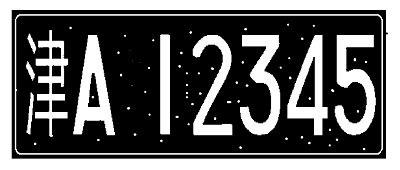
#> input picture U4/plate02.png, 400 x 170 px
$ python '图像的腐蚀.py'
#> lines starting #> are read from the running program, lines starting #| are printed output that depends on the picture; after the words box and inside, x2 and y2 are one past the last pixel; in counts of white or black regions, pixels touching at a corner belong together
import cv2 as cv
import numpy as np

img = cv.imread('./plate02.png',0)
#> img is the input picture: shape (170, 400); min 0, max 255, mean 96.2

# 二值化
ret,img1 = cv.threshold(img,127,255,cv.THRESH_BINARY)
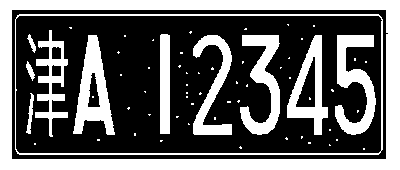
#> img1: shape (170, 400); 38% white; 65 white regions (53 under 20 px), largest, box (x1, y1, x2, y2) and area: (0, 0, 400, 170) 12272, (73, 35, 115, 135) 1982, (335, 35, 376, 135) 1944
# 建立结构元，注意结构元不能出现0值,不建议默认为3*3
kernel = np.ones((3,3),np.float32)
# 腐蚀操作   去除白噪声，断连
erosion = cv.erode(img1,kernel,iterations=1)
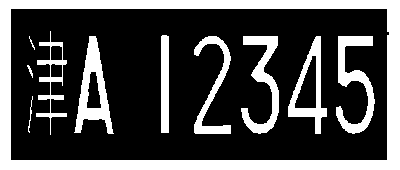
#> erosion: shape (170, 400); 28.8% white; 11 white regions, largest, box (x1, y1, x2, y2) and area: (0, 0, 400, 170) 11218, (74, 36, 114, 134) 1569, (336, 36, 375, 134) 1496
# 膨胀操作
dilation = cv.dilate(img,kernel)
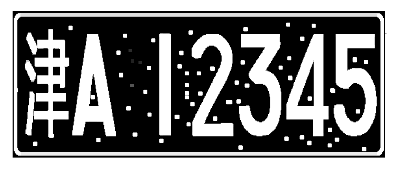
#> dilation: shape (170, 400); min 0, max 255, mean 121.6
# iterations=1代表操作一次

cv.imshow('img',img)
cv.imshow('erode',erosion)
cv.imshow('dilate',dilation)
cv.waitKey(0)
cv.destroyAllWindows()

# OpenCV定义的结构元素
# kernel = cv.getStructuringElement(cv.MORPH_RECT,(3,3))
# 腐蚀图像
# eroded = cv.erode(img,kernel)
# 显示腐蚀后的图像
# cv.imshow("Eroded Image",eroded)

# # 膨胀图像
# dilated = cv.dilate(img, kernel)
# # 显示膨胀后的图像
# cv.imshow("Dilated Image", dilated);
# # 原图像
# cv.imshow("Origin", img)
#
# # NumPy定义的结构元素
# NpKernel = np.uint8(np.ones((3, 3)))
# Nperoded = cv.erode(img, NpKernel)
# # 显示腐蚀后的图像
# cv.imshow("Eroded by NumPy kernel", Nperoded);

# cv.waitKey(0)
# cv.destroyAllWindows()


'''
import cv2
import numpy as np

# 1.腐蚀与膨胀
img = cv2.imread('j.png', 0)
kernel = np.ones((5, 5), np.uint8)
erosion = cv2.erode(img, kernel)  # 腐蚀
dilation = cv2.dilate(img, kernel)  # 膨胀

cv2.imshow('erosion/dilation',np.hstack((img,erosion,dilation)))
cv2.waitKey(0)


# 2.定义结构元素
kernel = cv2.getStructuringElement(cv2.MORPH_RECT,(5,5))  # 矩形结构
print(kernel)

kernel = cv2.getStructuringElement(cv2.MORPH_ELLIPSE,(5,5))  # 椭圆结构
print(kernel)

kernel = cv2.getStructuringElement(cv2.MORPH_CROSS,(5,5))  # 十字形结构
print(kernel)

# 3.开运算与闭运算
kernel = cv2.getStructuringElement(cv2.MORPH_RECT,(5,5))  # 定义结构元素

# 开运算
img = cv2.imread('j_noise_out.bmp',0)
opening = cv2.morphologyEx(img,cv2.MORPH_OPEN,kernel)

cv2.imshow('opening',np.hstack((img,opening)))
cv2.waitKey(0)

# 闭运算
img = cv2.imread('j_noise_in.bmp',0)
closing = cv2.morphologyEx(img,cv2.MORPH_CLOSE, kernel)

cv2.imshow('closing',np.hstack((img,closing)))
cv2.waitKey(0)


# 4.形态学梯度
img = cv2.imread('school.bmp', 0)
gradient = cv2.morphologyEx(img, cv2.MORPH_GRADIENT, kernel)

cv2.imshow('morphological gradient', np.hstack((img, gradient)))
cv2.waitKey(0)


# 5.顶帽
tophat = cv2.morphologyEx(img, cv2.MORPH_TOPHAT, kernel)
cv2.imshow('top hat', np.hstack((img, tophat)))
cv2.waitKey(0)


# 6.黑帽
blackhat = cv2.morphologyEx(img, cv2.MORPH_BLACKHAT, kernel)
cv2.imshow('black hat', np.hstack((img, blackhat)))
cv2.waitKey(0)
'''

$ run again, with U4/j_close.png copied over U4/plate02.png
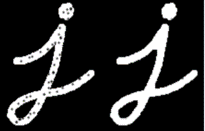
#> input picture U4/j_close.png, 205 x 131 px
#> `ret,img1 = cv.threshold(img,127,255,cv.THRESH_BINARY)`:
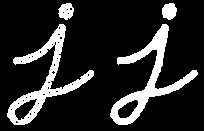
#> img1: shape (131, 205); 16.4% white; 5 white regions, box (x1, y1, x2, y2) and area: (110, 24, 198, 125) 1986, (7, 24, 94, 125) 1897, (162, 3, 177, 20) 197, (58, 3, 74, 20) 193, (204, 0, 205, 131) 131
#> erosion: shape (131, 205); 9.5% white; 7 white regions (2 under 20 px), largest, box (x1, y1, x2, y2) and area: (111, 25, 197, 124) 1357, (8, 71, 93, 124) 562, (14, 25, 65, 81) 405, (163, 4, 176, 19) 137, (60, 4, 72, 19) 97
#> `dilation = cv.dilate(img,kernel)`:
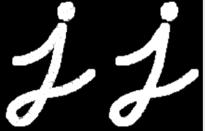
#> dilation: shape (131, 205); min 0, max 255, mean 57.4
